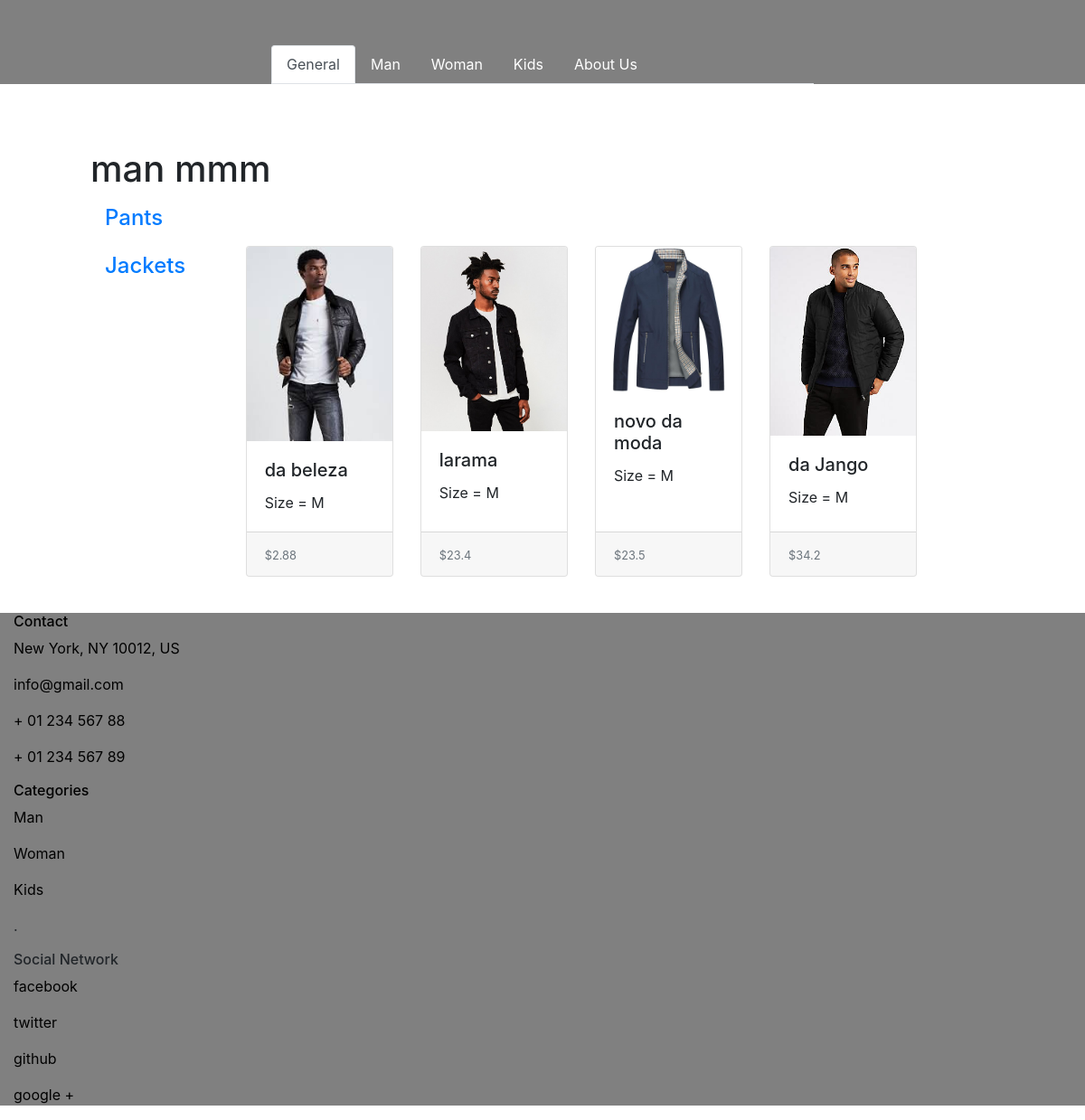
The page /snippets/snip_man.html on the database its author committed.
### man/models.py (models this page shows)
class Pant(models.Model):
    Name = models.CharField(max_length=100)
    Size = models.CharField(max_length=2, default="M")
    StokeSize = models.IntegerField(default=0)
    Price = models.FloatField(default=0)
    Kind = models.CharField(max_length=10, default="Pants")
    Image = models.ImageField(upload_to='uploads/pants/', max_length=45, blank=True)

class Jacket(models.Model):
    Name = models.CharField(max_length=100)
    Size = models.CharField(max_length=2, default="M")
    StokeSize = models.IntegerField(default=0)
    Price = models.FloatField(default=0)
    Kind = models.CharField(max_length=10, default="Jackets")
    Image = models.ImageField(upload_to='uploads/jackets/', max_length=45, blank=True)

### man/views.py (the view)
# urls.py: path('', include('man.urls')),
def man(request):
    list_of_pants = Pant.objects.order_by("Price")  # [:5]
    list_of_shirts = Shirt.objects.order_by("Price")
    list_of_jackets = Jacket.objects.order_by('Price')
    list_of_t_shirts = T_shirt.objects.order_by('Price')
    list_of_all_material_available = []
    if list_of_pants:
        list_of_all_material_available.append(list_of_pants)
    if list_of_shirts:
        list_of_all_material_available.append(list_of_shirts)
    if list_of_jackets:
        list_of_all_material_available.append(list_of_jackets)
    if list_of_t_shirts:
        list_of_all_material_available.append(list_of_t_shirts)
    template = loader.get_template('snippets/snip_man.html')
    context = {
        'list_of_pants': list_of_pants,
        'list_of_shits': list_of_shirts,
        'list_of_jackets': list_of_jackets,
        'list_of_t_shirts': list_of_t_shirts,
        'list_of_all_material_available': list_of_all_material_available,
    }
    return HttpResponse(template.render(context, request))

### templates/snippets/snip_man.html
{% extends 'master.html' %}
{% load staticfiles %}
{% block content %}
    <h1>man mmm</h1>
    {% if list_of_all_material_available %}
        <ul class="nav flex-column ">
            {% for category in list_of_all_material_available %}
                <li class="nav-item">
                <div class="row">
                    <div class="col-2">
                        <a class="nav-link" href="#"><h4>{{ category.first.Kind }}</h4></a>
                    </div>
                    <div class="col-9">
                        <ul class="nav flex-column">
                            <div class="card-deck">
                                {% for single_material in category %}
                                    {% if single_material.StokeSize != 0  %}
                                        <div class="card ">
                                            {% if single_material.Image.url %}
                                                <img class="card-img-top " src="{{ single_material.Image.url }}" alt="Card image cap">
                                            {% endif %}
                                            <div class="card-body">
                                                <h5 class="card-title">{{ single_material.Name }}</h5>
                                                <p class="card-text">Size = {{ single_material.Size }}</p>
                                            </div>
                                            <div class="card-footer">
                                                <small class="text-muted"> ${{ single_material.Price }}</small>
                                            </div>
                                        </div>
                                    {% endif %}
                                {% endfor %}
                            </div>
                        </ul>
                    </div>
                </div>
                </li>
            {% endfor %}
        </ul>
        {% else %}
            <p>No Man material is available.</p>
    {% endif %}
{% endblock %}

### templates/master.html (shortened to what this page needs)
{% load staticfiles %}
<!DOCTYPE html>
<html lang="en">
<head>
    <link rel="stylesheet" type="text/css" href="{% static "css/styles.css" %}">
    <link rel="stylesheet" type="text/css" href="{% static "bootstrap_4.1/css/bootstrap.css" %}">
    <link rel="stylesheet" type="text/css" href="{% static "bootstrap_4.1/css/bootstrap.css" %}">
    <link rel="stylesheet" type="text/css" href="{% static "bootstrap_4.1/css/bootstrap-grid.css" %}">
    <link rel="stylesheet" type="text/css" href="{% static "bootstrap_4.1/css/bootstrap-grid.min.css" %}">
    <link rel="stylesheet" type="text/css" href="{% static "bootstrap_4.1/css/bootstrap-reboot.css" %}">
    <link rel="stylesheet" type="text/css" href="{% static "bootstrap_4.1/css/bootstrap-reboot.min.css" %}">
    <link rel="stylesheet" type="text/css" href="{% static "bootstrap_4.1/css/bootstrap.min.css" %}">
</head>
<body>
    {% include 'nav_bar.html' %}
    <div class="high-70 ">
    </div>
    <div class="pad-top-bottom-100">
        {% block content %}
        {% endblock %}
    </div>
    {% include 'footer.html' %}
</body>
</html>

### templates/nav_bar.html (shortened to what this page needs)
{% load staticfiles %}
{% load static %}
<div class="high-50 background-color-gray">
</div>
<div class="background-color-gray">
    <ul class="nav nav-tabs col-6 container  pad-top-bottom-30>
        <li class="nav-item">
            <a class="nav-link active" href="{% url 'home' %}">General</a>
        <li class="nav-item">
            <a class="nav-link text-color-white" href="{% url 'man'%}">Man</a>
        </li>
        <li class="nav-item">
            <a class="nav-link text-color-white" href="{% url 'woman'%}">Woman</a>
        </li>
        <li class="nav-item">
            <a class="nav-link text-color-white" href="{% url 'kids'%}">Kids</a>
        </li>
        <li class="nav-item">
            <a class="nav-link text-color-white" href="{% url 'about'%}">About Us</a>
        </li>
    </ul>
</div>

### templates/footer.html
<div class=" pad-left-right-50 background-color-gray top-40 pad-top-bottom-40">
    <div class="col-md-4 background-color-gray">
      <h6 class="text-color-black">Contact</h6>
      <p class="text-color-black">New York, NY 10012, US</p>
      <p class="text-color-black">info@gmail.com</p>
      <p class="text-color-black">+ 01 234 567 88</p>
      <p class="text-color-black">+ 01 234 567 89</p>
    </div>
    <div class="col-md-4 background-color-gray">
        <h6 class="text-color-black">Categories</h6>
        <p ><a  class="text-color-black" href="#!">Man</a></p>
        <p ><a class="text-color-black"href="#!">Woman</a></p>
        <p ><a class="text-color-black"href="#!">Kids</a></p>
        <p >.</p>
    </div>
    <div class="col-md-4 background-color-gray">
      <h6 class="">Social Network</h6>
      <p ><a class="text-color-black"href="#!">facebook</a></p>
      <p ><a class="text-color-black"href="#!">twitter</a></p>
      <p ><a class="text-color-black" href="#!">github</a></p>
      <p ><a class="text-color-black"href="#!">google +</a></p>
    </div>
</div>

### static/css/styles.css (style rules this page uses)
.background-color-gray { background: gray; }
.text-color-white { color: white; }
.text-color-black { color: black; }
.pad-top-bottom-100 { padding-right: 100px; padding-left: 100px; }
.top-40 { margin-top: 40px; background: gray; }
.high-50 { height: 50px; }
.high-70 { height: 70px; }

### rows shown on the page
Pant: first.Kind "Pants"
Jacket: first.Kind "Jackets", Image (picture), Name "da beleza", Size "M", Price "2.88"
Jacket: Image (picture), Name "larama", Size "M", Price "23.4"
Jacket: Image (picture), Name "novo da moda", Size "M", Price "23.5"
Jacket: Image (picture), Name "da Jango", Size "M", Price "34.2"
